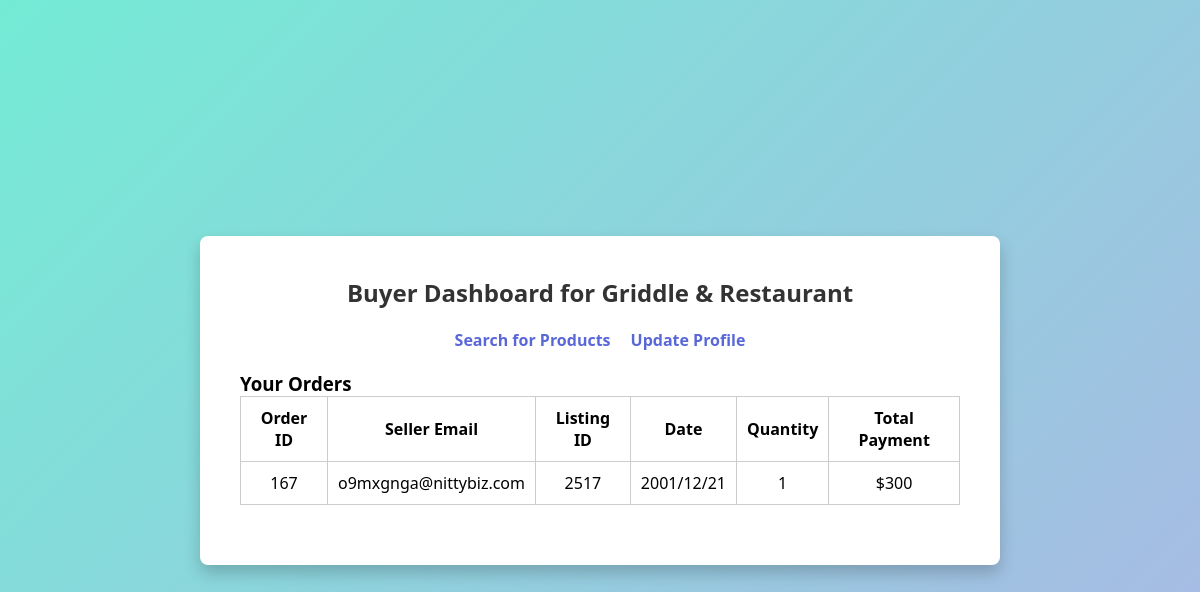
The app's page /buyer/dashboard (signed in) with its own data.
### tables this page shows
CREATE TABLE Orders
(
    order_id     integer
        constraint Orders_pk
            primary key,
    seller_email text,
    listing_id   integer,
    buyer_email  text,
    date         text,
    quantity     integer,
    payment      integer,
    foreign key (seller_email, listing_id) references Listings(seller_email, listing_id),
    foreign key (buyer_email) references Buyers(email)
);

### app.py (the view)
@app.route('/buyer/dashboard')
def buyer_dashboard():
   if "email" not in session:
       flash("Please log in.")
       return redirect(url_for("index"))
   email = session["email"]
   roles = get_user_role(email)
   if 'Buyer' not in roles:
       flash("Access restricted: Buyer role required.")
       return redirect(url_for("index"))
   conn = sqlite3.connect('nittanybusiness.db')
   cursor = conn.cursor()
   cursor.execute('''
       SELECT Order_ID, Seller_Email, Listing_ID, Date, Quantity, Payment
       FROM Orders
       WHERE Buyer_Email = ?
   ''', (email,))
   orders = cursor.fetchall()
   conn.close()
   return render_template("buyer_dashboard.html", orders=orders, roles=roles)

### app.py (called while the page is built)
def get_user_role(email: str) -> list:
    conn = sqlite3.connect(DATABASE)
    cursor = conn.cursor()
    roles = []
    cursor.execute("SELECT 1 FROM buyers WHERE email = ?", (email,))
    if cursor.fetchone():
        roles.append("Buyer")
    cursor.execute("SELECT 1 FROM sellers WHERE email = ?", (email,))
    if cursor.fetchone():
        roles.append("Seller")
    cursor.execute("SELECT 1 FROM helpdesk WHERE email = ?", (email,))
    if cursor.fetchone():
        roles.append("HelpDesk")
    conn.close()
    return roles

### templates/buyer_dashboard.html (shortened to what this page needs)
<!DOCTYPE html>
<html>
<head>
</head>
<body>
 <div class="container">
   <h2>Buyer Dashboard for {{ session.get('business_name') }}</h2>
   <div class="top-panel">
     <a href="{{ url_for('search') }}">Search for Products</a>
     <a href="{{ url_for('profile') }}">Update Profile</a>
   </div>
   <h3>Your Orders</h3>
   {% if orders %}
 <table>
   <tr>
     <th>Order ID</th>
     <th>Seller Email</th>
     <th>Listing ID</th>
     <th>Date</th>
     <th>Quantity</th>
     <th>Total Payment</th>
   </tr>
   {% for order in orders %}
   <tr>
     <td>{{ order[0] }}</td>
     <td>{{ order[1] }}</td>
     <td>{{ order[2] }}</td>
     <td>{{ order[3] }}</td>
     <td>{{ order[4] }}</td>
     <td>${{ order[5] }}</td>
   </tr>
   {% endfor %}
 </table>
{% else %}
 <p>No orders found.</p>
{% endif %}
 </div>
</body>
</html>

### templates/buyer_dashboard.html (style rules this page uses)
* { margin: 0; padding: 0; box-sizing: border-box; }
body { font-family: 'Segoe UI', Tahoma, Geneva, Verdana, sans-serif; background: linear-gradient(135deg, #74ebd5, #ACB6E5); min-height: 100vh; display: flex; align-items: center; justify-content: center; }
.container { background-color: #fff; border-radius: 8px; padding: 40px; width: 800px; box-shadow: 0 8px 16px rgba(0, 0, 0, 0.2); }
.top-panel { display: flex; justify-content: center; gap: 20px; margin-bottom: 20px; }
.top-panel a { color: #5A67D8; text-decoration: none; font-size: 1rem; font-weight: bold; }
h2 { text-align: center; margin-bottom: 20px; color: #333; }
table { width: 100%; border-collapse: collapse; margin-bottom: 20px; }
th, td { padding: 10px; border: 1px solid #ccc; text-align: center; }

### records on screen
Orders: order_id "167", seller_email "o9mxgnga@nittybiz.com", listing "2517", date "2001/12/21", quantity "1", payment "300"

### other values on screen
{{ session.get('business_name') }} "Griddle & Restaurant"
